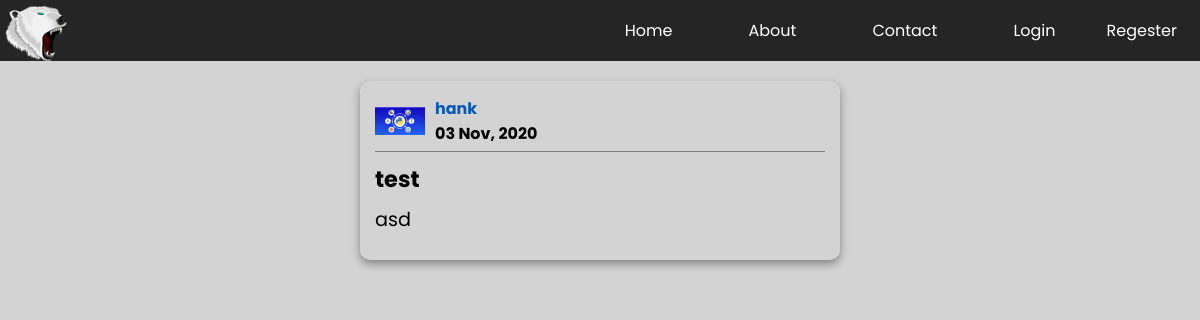
Page /post/34 on the committed database.
### flaskblog/model.py (models this page shows, shortened)
class User(db.Model, UserMixin):
    id = db.Column(db.Integer, primary_key=True)
    username = db.Column(db.String(20), nullable=False, unique=True)
    email = db.Column(db.String(210), nullable=False, unique=True)
    password = db.Column(db.String(60), nullable=False)
    profile_img = db.Column(
        db.String(20), nullable=False, default='default.jpg')
    posts = db.relationship("Post", backref='author', lazy=True)

class Post(db.Model):
    id = db.Column(db.Integer, primary_key=True)
    title = db.Column(db.String(250), nullable=False)
    post_date = db.Column(db.DateTime, nullable=False,
                          default=datetime.utcnow)
    content = db.Column(db.Text, nullable=False)
    user_id = db.Column(db.Integer, db.ForeignKey('user.id'), nullable=False)

### flaskblog/posts/routes.py (the view)
@posts.route("/post/<int:post_id>")
def post(post_id):
    post = Post.query.get_or_404(post_id)
    return render_template('post.html', title=post.title, post=post)

### flaskblog/templates/post.html (shortened to what this page needs)
{%extends "layout.html"%} {% block style%}
<link
    rel="stylesheet"
    href="{{
url_for('static', filename='styles/post.css') }}"
/>
{%endblock style%} {%block title%} {{title}} {% endblock title%} {% block main %}
<div class="post" id="{{post.id}}">
    <div class="user-info">
        <div class="img-cont">
            <img
                class="circle"
                src="{{url_for('static', filename='images/profiles/' + post.author.profile_img)}}"
            />
        </div>
        <div class="text">
            <h5>
                {%if current_user == post.author%}
                <a href="{{url_for('users.account')}}">{{post.author.username}}</a>
                {%else%}
                <a href="{{url_for('users.user', username=post.author.username)}}"
                    >{{post.author.username}}</a
                >
                {%endif%}
            </h5>
            <h5>{{post.post_date.strftime("%d %b, %Y") }}</h5>
        </div>
    </div>
    <h3 class="post-title">{{post.title}}</h3>
    <p>{{post.content}}</p>
</div>
{%endblock main%}

### flaskblog/static/styles/main.css (style rules this page uses)
* { margin: 0; padding: 0; box-sizing: border-box; font-family: "Poppins", sans-serif; }
body { background-color: #d3d3d3; }

### flaskblog/static/styles/post.css (style rules this page uses)
.post { width: 40%; text-align: left; background-color: #d3d3d3; border-radius: 10px; margin: 20px auto; padding: 15px; font-size: 1.2rem; box-shadow: 0px 4px 9px 0px #848484; position: relative; }
.post > p { line-height: 1.5em; white-space: pre-wrap; }
.post > * { margin-top: 10px; margin-bottom: 10px; }
.post a { text-decoration: none; color: #0358b8; }
.user-info { display: flex; margin-bottom: 0; margin-top: 0; padding-bottom: 5px; border-bottom: 1px solid #7c7c7c; }
.img-cont { position: relative; width: 50px; height: 50px; overflow: hidden; display: flex; align-items: center; margin-right: 10px; }
.circle { max-width: 100%; max-height: 100%; }

### rows in the picture
User: profile_img (picture), author.username "hank"
Post: post_date "03 Nov, 2020", title "test", content "asd"
